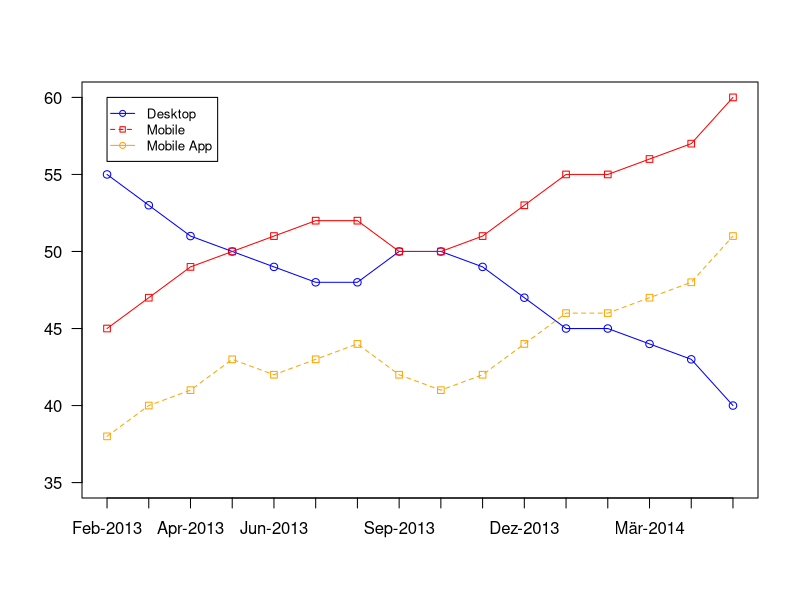

R code for this plot:
Desktop <- c(55, 53, 51, 50, 49, 48, 48, 50, 50, 49, 47, 45, 45, 44, 43, 40 )
Mobile <- c(45, 47, 49, 50, 51, 52, 52, 50, 50, 51, 53, 55, 55, 56, 57, 60 )
Mobile_App <-c(38, 40, 41, 43, 42, 43, 44, 42, 41, 42, 44, 46, 46, 47, 48, 51 )


g_range <- range(35, Desktop, Mobile, Mobile_App)

dev.new(width=8, height=4)
plot(Desktop, type="o", col="blue", ylim=g_range, axes=FALSE, ann=FALSE)

axis(1, at=1:16, lab=c("Feb-2013","Mär-2013","Apr-2013","Mai-2013","Jun-2013","Jul-2013","Aug-2013","Sep-2013","Okt-2013","Nov-2013","Dez-2013","Jan-2014","Feb-2014","Mär-2014","Apr-2014","Mai-2014"))

axis(2, las=1, tcl=-0.5)

box()

lines(Mobile, type="o", pch=22, lty=1, col="red")
lines(Mobile_App, type="o", pch=22, lty=2, col="orange")


legend(1, g_range[2], c("Desktop","Mobile", "Mobile App"), cex=0.8, col=c("blue","red", "orange"), pch=21:22, lty=1:2);


